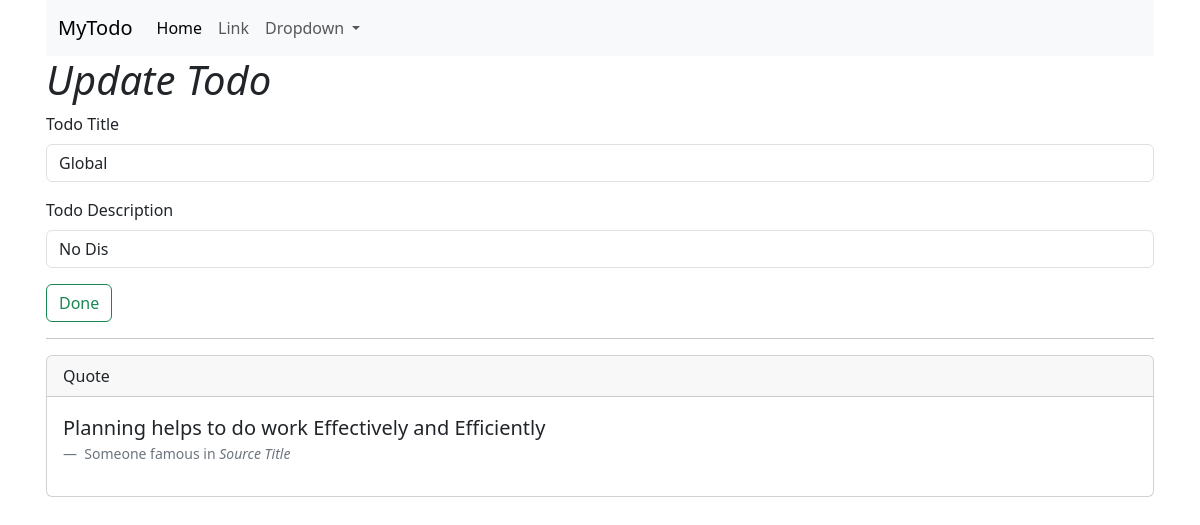
The page /update/1 on the database as committed earlier.
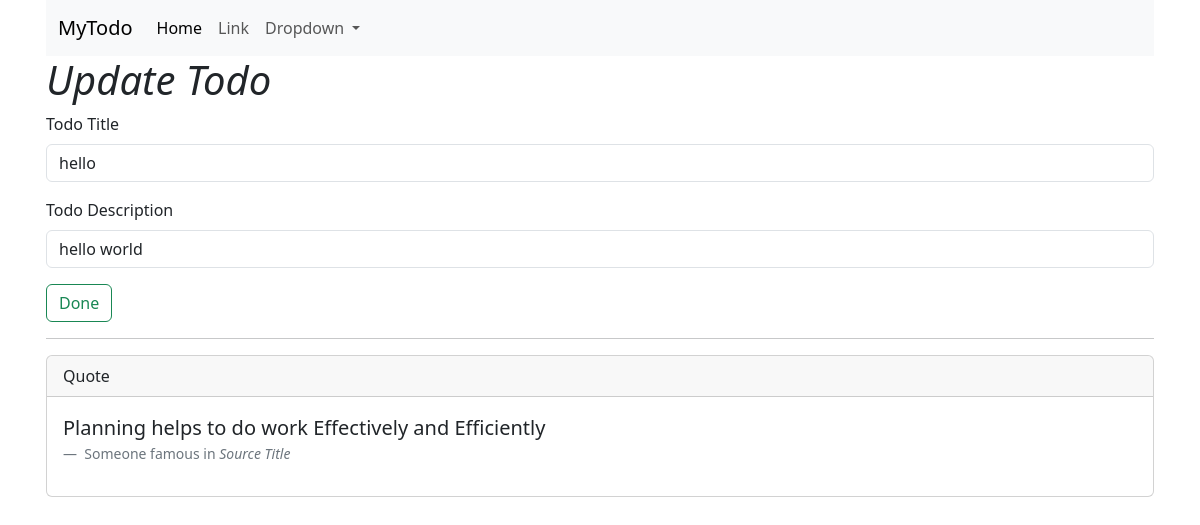
The same page on the database as committed later.
### harry.py (models this page shows)
class Note(db.Model):
    sno = db.Column(db.Integer,primary_key=True)
    id = db.Column(db.Integer,default=0)
    title = db.Column(db.String(50),nullable=False)
    desp = db.Column(db.String(200),nullable=False)
    date = db.Column(db.Date,default=date.today())

### harry.py (the view, shortened to what this page needs)
@app.route("/update/<int:sno>",methods=["POST","GET"])
def update(sno):
    todo = Note.query.filter_by(sno=sno).first()
    return render_template("update.html",todo=todo)

### templates/update.html (shortened to what this page needs)
<!doctype html>
<html lang="en">
<head>
    <link href="https://cdn.jsdelivr.net/npm/bootstrap@5.3.7/dist/css/bootstrap.min.css" rel="stylesheet"
>
</head>
<header>
    <nav class="navbar navbar-expand-lg bg-body-tertiary">
        <div class="container-fluid">
            <a class="navbar-brand" href="/">MyTodo</a>
            <div class="collapse navbar-collapse" id="navbarSupportedContent">
                <ul class="navbar-nav me-auto mb-2 mb-lg-0">
                    <li class="nav-item">
                        <a class="nav-link active" aria-current="page" href="#">Home</a>
                    </li>
                    <li class="nav-item">
                        <a class="nav-link" href="#">Link</a>
                    </li>
                    <li class="nav-item dropdown">
                        <a class="nav-link dropdown-toggle" href="#" role="button" data-bs-toggle="dropdown"
                            aria-expanded="false">
                            Dropdown
                        </a>
                    </li>
                </ul>
            </div>
        </div>
    </nav>
</header>
<body  class="container px-3">
    <h1><i>Update Todo</i></h1>
    <form action="/update/{{todo.sno}}" method="post">
        <div class="mb-3">
            <label for="title" class="form-label">Todo Title</label>
            <input type="text" class="form-control" id="title" name="title" value="{{todo.title}}">
        </div>
        <div class="mb-3">
            <label for="desp" class="form-label">Todo Description</label>
            <input type="text" class="form-control" id="desp" name="desp" value="{{todo.desp}}">
        </div>
        <button type="submit" class="btn btn-outline-success">Done</button>
    </form>
    <hr>
</body>
<footer>
    <div class="card">
        <div class="card-header">
            Quote
        </div>
        <div class="card-body">
            <figure>
                <blockquote class="blockquote">
                    <p>Planning helps to do work Effectively and Efficiently</p>
                </blockquote>
                <figcaption class="blockquote-footer">
                    Someone famous in <cite title="Source Title">Source Title</cite>
                </figcaption>
            </figure>
        </div>
    </div>
</footer>
</html>

Rows that differ between the two databases and show on the page:
changed Note: title "Global" → "hello"; desp "No Dis" → "hello world"
